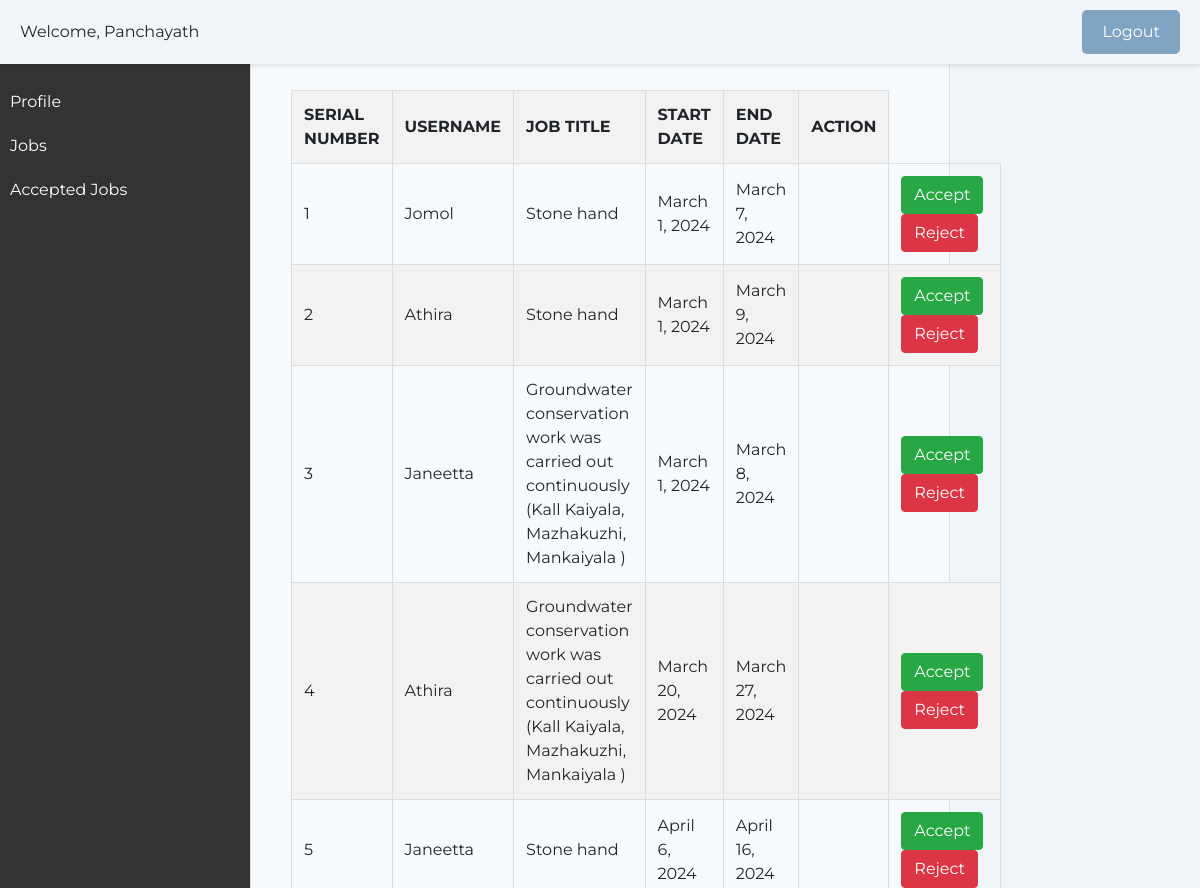
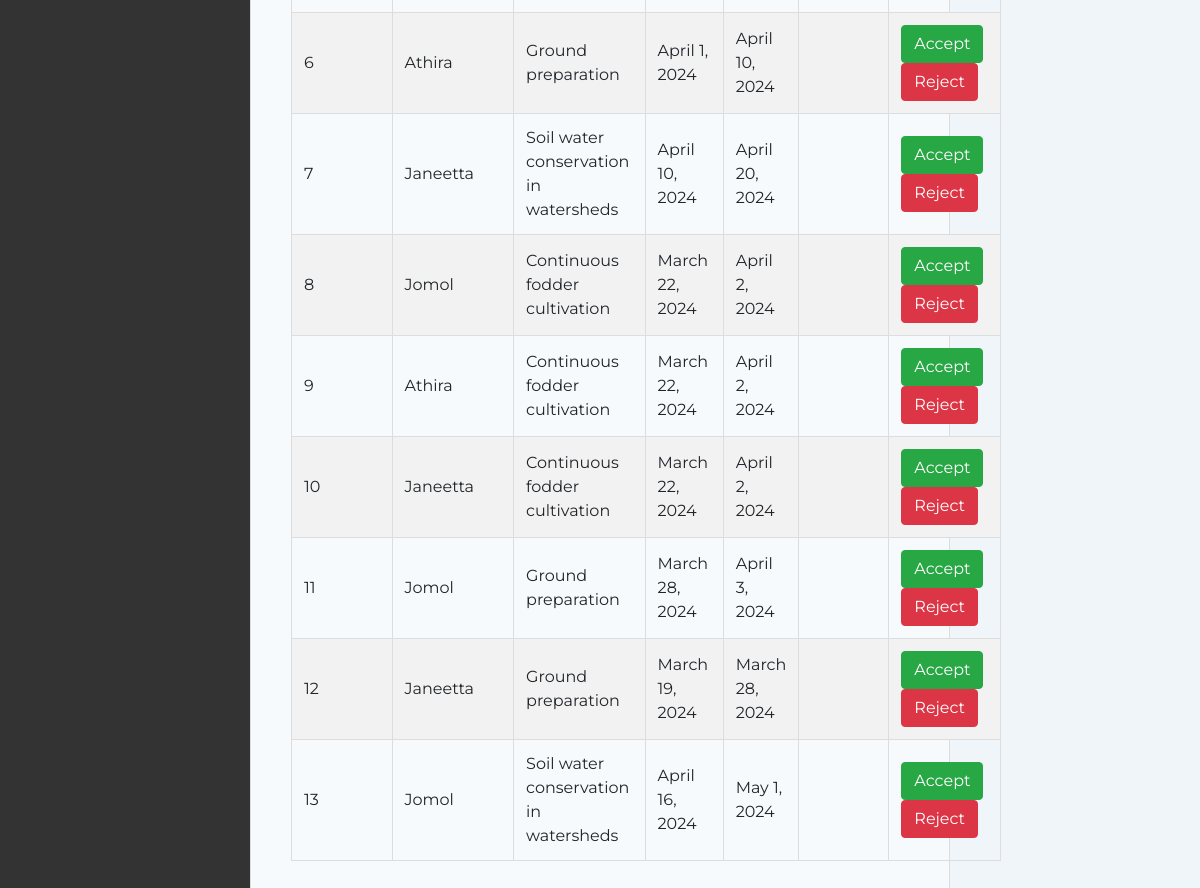
Page /worker_jobs (signed in) on the committed database (2 pictures, top to bottom).
### home/models.py (models this page shows, shortened)
class CustomUser(AbstractUser):
    user_type = models.CharField(max_length=20) # Add any additional fields you need
    email=models.EmailField(unique=True)
    is_mentor = models.BooleanField(default=False)
    admin_id = models.CharField(max_length=10, blank=True, null=True)
    is_verified = models.BooleanField(default=False)
    panchayath_name = models.CharField(max_length=100, blank=True, null=True,default='')
    ward_number = models.CharField(max_length=10, blank=True, null=True,default='')
    has_edited_profile = models.BooleanField(default=False)

class UserSelectedJob(models.Model):
    user = models.ForeignKey(CustomUser, on_delete=models.CASCADE)
    job = models.ForeignKey(Job, on_delete=models.CASCADE)
    start_date = models.DateField()
    end_date = models.DateField()
    status = models.CharField(max_length=10, default='Pending')

class Job(models.Model):
    title = models.CharField(max_length=255)

### home/views.py (the view)
# urls.py: path('worker_jobs',views.worker_jobs, name='worker_jobs'),
@login_required(login_url='login')
def worker_jobs(request):
    accepted_job_titles = JobAccepted.objects.filter(worker=request.user, is_accepted=True).values_list('job_title', flat=True)
    approved_jobs = UserSelectedJob.objects.filter(status='Approved').exclude(job__title__in=accepted_job_titles)
    return render(request, 'worker_jobs.html', {'approved_jobs': approved_jobs})

### templates/worker_jobs.html (shortened to what this page needs)
{% load static%}
<!DOCTYPE html>
<html lang="en">
<head>
    <link href="https://maxcdn.bootstrapcdn.com/bootstrap/4.5.2/css/bootstrap.min.css" rel="stylesheet">
</head>
<body>
    <div class="header">
      <div class="user-profile">
          <span>Welcome, {{user.username}}</span>
        </div>
        {% if user.is_authenticated %}
        <a href={% url 'logout' %} id="logout-link" class="btn btn-primary ml-lg-3">Logout</a>
        {% else %}
        <a href="login.html" id="logout-link" class="btn btn-primary ml-lg-3">Login</a>
        {% endif %}
  </div>
                    <div class="sidebar">
                        <ul>
                            <li><a href="worker_profile">Profile</a></li>
                            <li><a href="worker_jobs">Jobs</a></li>
                            <li><a href="view_worker_job">Accepted Jobs</a></li>
                        </ul>
                    </div>
    <div class="container">
        <div class="apply-card">
            <h2 class="page-title">Approved Jobs</h2>
            <div class="card-body">
                <table>
                    <thead>
                        <tr>
                            <th>Serial Number</th>
                            <th>Username</th>
                            <th>Job Title</th>
                            <th>Start Date</th>
                            <th>End Date</th>
                            <th>Action</th>
                        </tr>
                    </thead>
                    <tbody>
                        {% for job in approved_jobs %}
                            <tr>
                                <td>{{ forloop.counter }}</td>
                                <td>{{ job.user.username }}</td>
                                <td>{{ job.job.title }}</td>
                                <td>{{ job.start_date }}</td>
                                <td>{{ job.end_date }}</td>
                                <td>
                                    <td>
                                            <form action="{% url 'accept_job' job.id %}" method="post">
                                                <button type="submit" class="btn btn-success">Accept</button>
                                            </form>
                                            <form action="{% url 'reject_job' job.id %}" method="post">
                                                <button type="submit" class="btn btn-danger">Reject</button>
                                            </form>
                                    </td>
                                </td>
                            </tr>
                        {% empty %}
                            <tr>
                                <td colspan="4">No Approved Jobs</td>
                            </tr>
                        {% endfor %}
                    </tbody>
                </table>
            </div>
            </div>
        </div>
</body>
</html>

### rows in the picture
CustomUser: username "Panchayath"
UserSelectedJob: user.username "Jomol", job "Stone hand", start_date "March 1, 2024", end_date "March 7, 2024"
UserSelectedJob: user.username "Athira", job "Stone hand", start_date "March 1, 2024", end_date "March 9, 2024"
UserSelectedJob: user.username "Janeetta", job "Groundwater conservation work was carried out continuously (Kall Kaiyala, Mazhakuzhi, Mankaiyala )", start_date "March 1, 2024", end_date "March 8, 2024"
UserSelectedJob: user.username "Athira", job "Groundwater conservation work was carried out continuously (Kall Kaiyala, Mazhakuzhi, Mankaiyala )", start_date "March 20, 2024", end_date "March 27, 2024"
UserSelectedJob: user.username "Janeetta", job "Stone hand", start_date "April 6, 2024", end_date "April 16, 2024"
UserSelectedJob: user.username "Athira", job "Ground preparation", start_date "April 1, 2024", end_date "April 10, 2024"
UserSelectedJob: user.username "Janeetta", job "Soil water conservation in watersheds", start_date "April 10, 2024", end_date "April 20, 2024"
UserSelectedJob: user.username "Jomol", job "Continuous fodder cultivation", start_date "March 22, 2024", end_date "April 2, 2024"
UserSelectedJob: user.username "Athira", job "Continuous fodder cultivation", start_date "March 22, 2024", end_date "April 2, 2024"
UserSelectedJob: user.username "Janeetta", job "Continuous fodder cultivation", start_date "March 22, 2024", end_date "April 2, 2024"
UserSelectedJob: user.username "Jomol", job "Ground preparation", start_date "March 28, 2024", end_date "April 3, 2024"
UserSelectedJob: user.username "Janeetta", job "Ground preparation", start_date "March 19, 2024", end_date "March 28, 2024"
UserSelectedJob: user.username "Jomol", job "Soil water conservation in watersheds", start_date "April 16, 2024", end_date "May 1, 2024"
